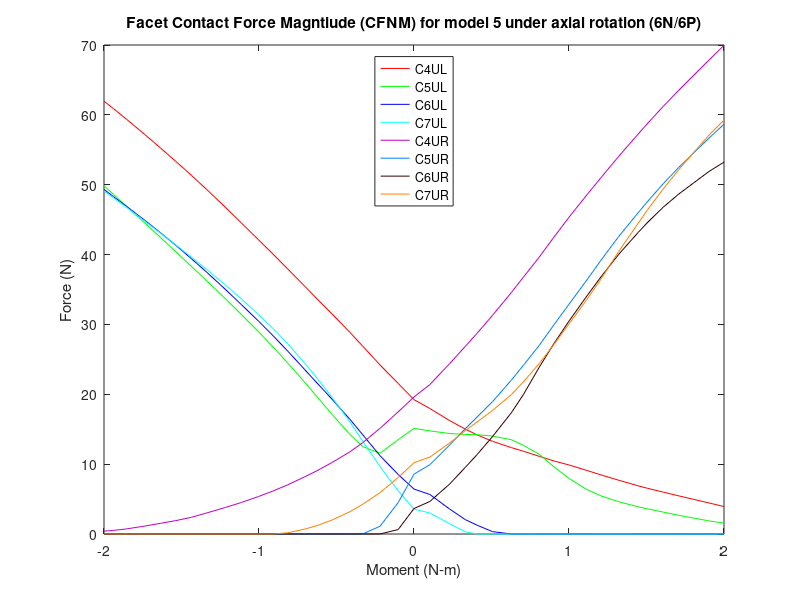

Source code (MATLAB):
%% Facet contact force magnitude (N)
%model5_LatSlide_Tether/6n &6p

clear all;
%% 6P
figure (18)

c4ulxp=[2 2.05126 2.11533 2.16533 2.20361 2.25315 2.31416 2.35262 2.40417 2.45195 2.50082 2.55529 2.60294 2.66047 2.7231 2.75435 2.80406 2.85412 2.94917 2.96167 3 ]-2;
c4ulyp=[19.2335 17.961 16.2241 15.0172 14.1868 13.2717 12.3672 11.856 11.1142 10.4501 9.87034 9.13417 8.46118 7.69526 6.89271 6.53131 5.99392 5.4593 4.47092 4.34145 3.92442 ];

c4urxp=[2 2.05126 2.11533 2.16533 2.20361 2.25315 2.31416 2.35262 2.40417 2.45195 2.50082 2.55529 2.60294 2.66047 2.7231 2.75435 2.80406 2.85412 2.94917 2.96167 3 ]-2;
c4uryp=[19.6155 21.3953 24.4024 26.8542 28.7416 31.2923 34.576 36.7464 39.65 42.5306 45.3909 48.421 50.9951 54.0654 57.2551 58.815 61.2155 63.5266 67.7337 68.2802 69.9458 ];

c5ulxp=[2 2.05126 2.11533 2.16533 2.20361 2.25315 2.31416 2.35262 2.40417 2.45195 2.50082 2.55529 2.60294 2.66047 2.7231 2.75435 2.80406 2.85412 2.94917 2.96167 3 ]-2;
c5ulyp=[15.1248 14.7594 14.3832 14.256 14.212 14.0198 13.4968 12.6937 11.4004 9.59431 7.93982 6.42316 5.45818 4.61846 3.88897 3.59001 3.13585 2.67549 1.89723 1.80979 1.56312 ];

c5urxp=[2 2.05126 2.11533 2.16533 2.20361 2.25315 2.31416 2.35262 2.40417 2.45195 2.50082 2.55529 2.60294 2.66047 2.7231 2.75435 2.80406 2.85412 2.94917 2.96167 3 ]-2;
c5uryp=[8.56516 9.925 12.7512 15.0676 16.7478 18.9358 22.0326 24.1296 27.0132 29.9764 32.9465 36.2188 39.1747 42.5931 45.9848 47.6442 50.1509 52.4805 56.575 57.0866 58.6588 ];

c6ulxp=[2 2.05126 2.11533 2.16533 2.20361 2.25315 2.31416 2.35262 2.40417 2.45195 2.50082 2.55529 2.60294 2.66047 2.7231 2.75435 2.80406 2.85412 2.94917 2.96167 3 ]-2;
c6ulyp=[6.43052 5.65686 3.56055 2.06348 1.25952 0.341659 0.00477788 0.00416 0.00328058 0.0027143 0.00223487 0.0017672 0.00146581 0.00118066 0.000951402 0.000858198 0.000744054 0.000649468 0.000509153 0.000492454 0.000444723 ];

c6urxp=[2 2.05126 2.11533 2.16533 2.20361 2.25315 2.31416 2.35262 2.40417 2.45195 2.50082 2.55529 2.60294 2.66047 2.7231 2.75435 2.80406 2.85412 2.94917 2.96167 3 ]-2;
c6uryp=[3.64472 4.66157 7.16571 9.53187 11.374 13.94 17.3661 19.9368 23.8925 27.2991 30.5269 33.9252 36.8032 40.0431 43.1656 44.6439 46.7852 48.668 51.8196 52.1758 53.2294];

c7ulxp=[2 2.05126 2.11533 2.16533 2.20361 2.25315 2.31416 2.35262 2.40417 2.45195 2.50082 2.55529 2.60294 2.66047 2.7231 2.75435 2.80406 2.85412 2.94917 2.96167 3 ]-2;
c7ulyp=[3.56497 3.00452 1.4566 0.317002 0.00599853 0.00489032 0.00400896 0.00346818 0.00279135 0.00214837 0.0016528 0.00123058 0.000940812 0.000674706 0.000471418 0.000395059 0.000303977 0.0002408 0.000156131 0.000147971 0.000125455 ];

c7urxp=[2 2.05126 2.11533 2.16533 2.20361 2.25315 2.31416 2.35262 2.40417 2.45195 2.50082 2.55529 2.60294 2.66047 2.7231 2.75435 2.80406 2.85412 2.94917 2.96167 3 ]-2;
c7uryp=[10.2044 11.0163 13.0448 14.7929 16.0463 17.6791 19.9577 21.7647 24.4101 27.1632 30.1213 33.4272 36.4854 40.4508 44.4806 46.4775 49.4019 52.165 56.9813 57.5584 59.2412  ];

%% 6N

c4ulxn=-1*[2 2.05109 2.10925 2.16553 2.20718 2.26451 2.31289 2.3537 2.40703 2.45415 2.50161 2.55682 2.60896 2.66829 2.71829 2.76829 2.81829 2.86829 2.92766 2.96985 3]+2;
c4ulyn=[19.2335 21.5602 24.1823 26.8972 28.8834 31.5078 33.6569 35.5293 37.9276 40.0438 42.1186 44.5206 46.7904 49.3002 51.3535 53.3401 55.2782 57.1821 59.3853 60.9027 61.9586];

c4urxn=-1*[2 2.05109 2.10925 2.16553 2.20718 2.26451 2.31289 2.3537 2.40703 2.45415 2.50161 2.55682 2.60896 2.66829 2.71829 2.76829 2.81829 2.86829 2.92766 2.96985 3]+2;
c4uryn=[19.6155 17.4861 15.1395 13.0726 11.7491 10.2321 9.06021 8.15753 7.04899 6.16712 5.36636 4.51205 3.79279 3.02039 2.38549 1.91727 1.52536 1.13452 0.728385 0.514248 0.409824];

c5ulxn=-1*[2 2.05109 2.10925 2.16553 2.20718 2.26451 2.31289 2.3537 2.40703 2.45415 2.50161 2.55682 2.60896 2.66829 2.71829 2.76829 2.81829 2.86829 2.92766 2.96985 3]+2;
c5ulyn=[15.1248 13.4987 11.5667 12.5105 14.268 17.12 19.6429 21.787 24.4646 26.7406 28.9693 31.4285 33.7124 36.2248 38.3207 40.396 42.4713 44.5087 46.9094 48.6347 49.8726];

c5urxn=-1*[2 2.05109 2.10925 2.16553 2.20718 2.26451 2.31289 2.3537 2.40703 2.45415 2.50161 2.55682 2.60896 2.66829 2.71829 2.76829 2.81829 2.86829 2.92766 2.96985 3]+2;
c5uryn=[8.56516 4.50095 1.12247 0.00508897 0.00457448 0.0043152 0.00411771 0.00397657 0.00378175 0.00360762 0.00342397 0.00321868 0.00303307 0.0028276 0.00265118 0.00247227 0.00228821 0.0021062 0.00190054 0.00175895 0.00166028];

c6ulxn=-1*[2 2.05109 2.10925 2.16553 2.20718 2.26451 2.31289 2.3537 2.40703 2.45415 2.50161 2.55682 2.60896 2.66829 2.71829 2.76829 2.81829 2.86829 2.92766 2.96985 3]+2;
c6ulyn=[6.43052 8.5227 11.1929 14.2185 16.4444 19.3048 21.616 23.5923 26.1704 28.362 30.4731 32.8373 35.0356 37.4647 39.4201 41.3213 43.1381 44.8965 46.9186 48.3089 49.3234];

c6urxn=-1*[2 2.05109 2.10925 2.16553 2.20718 2.26451 2.31289 2.3537 2.40703 2.45415 2.50161 2.55682 2.60896 2.66829 2.71829 2.76829 2.81829 2.86829 2.92766 2.96985 3]+2;
c6uryn=[3.64472 0.636503 0.00410697 0.00313341 0.00279826 0.00241901 0.00214049 0.00193257 0.00169432 0.00152152 0.00136461 0.00119854 0.00106133 0.000915388 0.000800096 0.000685108 0.000584284 0.000492811 0.000394777 0.000328407 0.000283813];

c7ulxn=-1*[2 2.05109 2.10925 2.16553 2.20718 2.26451 2.31289 2.3537 2.40703 2.45415 2.50161 2.55682 2.60896 2.66829 2.71829 2.76829 2.81829 2.86829 2.92766 2.96985 3]+2;
c7ulyn=[3.56497 6.1878 9.63165 13.3025 16.0645 19.5721 22.3146 24.5255 27.2291 29.3964 31.4074 33.6588 35.6762 37.8586 39.6386 41.374 43.0887 44.7804 46.7674 48.14 49.1014];

c7urxn=-1*[2 2.05109 2.10925 2.16553 2.20718 2.26451 2.31289 2.3537 2.40703 2.45415 2.50161 2.55682 2.60896 2.66829 2.71829 2.76829 2.81829 2.86829 2.92766 2.96985 3]+2;
c7uryn=[10.2044 8.08007 5.93207 4.25268 3.1777 2.0003 1.19917 0.684018 0.175839 0.00301211 0.00251026 0.00231103 0.00212594 0.00191688 0.00174585 0.00158696 0.00143444 0.00129009 0.00113279 0.00103365 0.000970555];
%% left

c4xl=2*[flip(c4ulxn(2:21)),c4ulxp];
c4yl=[flip(c4ulyn(2:21)),c4ulyp];
a=plot(c4xl,c4yl,'r');
hold on

c5xl=2*[flip(c5ulxn(2:21)),c5ulxp];
c5yl=[flip(c5ulyn(2:21)),c5ulyp];
b=plot(c5xl,c5yl,'g');
hold on

c6xl=2*[flip(c6ulxn(2:21)),c6ulxp];
c6yl=[flip(c6ulyn(2:21)),c6ulyp];
c=plot(c6xl,c6yl,'b');
hold on

c7xl=2*[flip(c7ulxn(2:21)),c7ulxp];
c7yl=[flip(c7ulyn(2:21)),c7ulyp];
d=plot(c7xl,c7yl,'c');
hold on
%% Right

c4xr=2*[flip(c4urxn(2:21)),c4urxp];
c4yr=[flip(c4uryn(2:21)),c4uryp];
e=plot(c4xr,c4yr,'color',[0.75, 0, 0.75]);
hold on

c5xr=2*[flip(c5urxn(2:21)),c5urxp];
c5yr=[flip(c5uryn(2:21)),c5uryp];
f=plot(c5xr,c5yr,'color',[0 0.5 1]);
hold on

c6xr=2*[flip(c6urxn(2:21)),c6urxp];
c6yr=[flip(c6uryn(2:21)),c6uryp];
g=plot(c6xr,c6yr,'color',[0.2 0 0]);
hold on

c7xr=2*[flip(c7urxn(2:21)),c7urxp];
c7yr=[flip(c7uryn(2:21)),c7uryp];
h=plot(c7xr,c7yr,'color',[1 .5 0]);

leg=[a,b,c,d,e,f,g,h];
title('Facet Contact Force Magntiude (CFNM) for model 5 under axial rotation (6N/6P)')
xlabel('Moment (N-m)')
ylabel('Force (N)')
legend(leg,'C4UL','C5UL','C6UL','C7UL','C4UR','C5UR','C6UR','C7UR','location','north')
